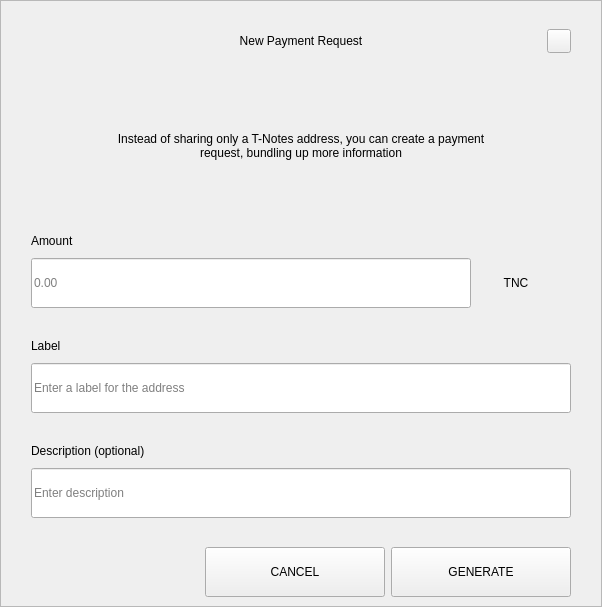
<?xml version="1.0" encoding="UTF-8"?>
<ui version="4.0">
 <class>RequestDialog</class>
 <widget class="QDialog" name="RequestDialog">
  <property name="geometry">
   <rect>
    <x>0</x>
    <y>0</y>
    <width>602</width>
    <height>607</height>
   </rect>
  </property>
  <property name="windowTitle">
   <string>Dialog</string>
  </property>
  <layout class="QVBoxLayout" name="verticalLayout_5">
   <property name="spacing">
    <number>0</number>
   </property>
   <property name="leftMargin">
    <number>0</number>
   </property>
   <property name="topMargin">
    <number>0</number>
   </property>
   <property name="rightMargin">
    <number>0</number>
   </property>
   <property name="bottomMargin">
    <number>0</number>
   </property>
   <item>
    <widget class="QFrame" name="frame">
     <property name="styleSheet">
      <string notr="true"/>
     </property>
     <property name="frameShape">
      <enum>QFrame::StyledPanel</enum>
     </property>
     <property name="frameShadow">
      <enum>QFrame::Raised</enum>
     </property>
     <layout class="QVBoxLayout" name="verticalLayout_4" stretch="1,0,0">
      <property name="spacing">
       <number>0</number>
      </property>
      <property name="leftMargin">
       <number>30</number>
      </property>
      <property name="topMargin">
       <number>20</number>
      </property>
      <property name="rightMargin">
       <number>30</number>
      </property>
      <property name="bottomMargin">
       <number>0</number>
      </property>
      <item>
       <layout class="QHBoxLayout" name="horizontalLayout_3">
        <property name="spacing">
         <number>0</number>
        </property>
        <item>
         <spacer name="horizontalSpacer_21">
          <property name="orientation">
           <enum>Qt::Horizontal</enum>
          </property>
          <property name="sizeHint" stdset="0">
           <size>
            <width>40</width>
            <height>20</height>
           </size>
          </property>
         </spacer>
        </item>
        <item>
         <widget class="QLabel" name="labelTitle">
          <property name="minimumSize">
           <size>
            <width>0</width>
            <height>40</height>
           </size>
          </property>
          <property name="maximumSize">
           <size>
            <width>16777215</width>
            <height>40</height>
           </size>
          </property>
          <property name="styleSheet">
           <string notr="true">padding-left:24px;</string>
          </property>
          <property name="text">
           <string>New Payment Request</string>
          </property>
          <property name="alignment">
           <set>Qt::AlignCenter</set>
          </property>
          <property name="margin">
           <number>7</number>
          </property>
         </widget>
        </item>
        <item>
         <spacer name="horizontalSpacer">
          <property name="orientation">
           <enum>Qt::Horizontal</enum>
          </property>
          <property name="sizeHint" stdset="0">
           <size>
            <width>40</width>
            <height>20</height>
           </size>
          </property>
         </spacer>
        </item>
        <item>
         <widget class="QPushButton" name="btnEsc">
          <property name="minimumSize">
           <size>
            <width>24</width>
            <height>24</height>
           </size>
          </property>
          <property name="maximumSize">
           <size>
            <width>24</width>
            <height>24</height>
           </size>
          </property>
          <property name="focusPolicy">
           <enum>Qt::NoFocus</enum>
          </property>
          <property name="text">
           <string/>
          </property>
         </widget>
        </item>
       </layout>
      </item>
      <item>
       <widget class="QStackedWidget" name="stack">
        <property name="minimumSize">
         <size>
          <width>540</width>
          <height>0</height>
         </size>
        </property>
        <property name="maximumSize">
         <size>
          <width>540</width>
          <height>16777215</height>
         </size>
        </property>
        <property name="currentIndex">
         <number>0</number>
        </property>
        <widget class="QWidget" name="page_1">
         <property name="minimumSize">
          <size>
           <width>540</width>
           <height>0</height>
          </size>
         </property>
         <property name="maximumSize">
          <size>
           <width>540</width>
           <height>16777215</height>
          </size>
         </property>
         <layout class="QVBoxLayout" name="layout1">
          <property name="spacing">
           <number>0</number>
          </property>
          <property name="leftMargin">
           <number>0</number>
          </property>
          <property name="topMargin">
           <number>0</number>
          </property>
          <property name="rightMargin">
           <number>0</number>
          </property>
          <property name="bottomMargin">
           <number>0</number>
          </property>
          <item>
           <spacer name="verticalSpacer_21">
            <property name="orientation">
             <enum>Qt::Vertical</enum>
            </property>
            <property name="sizeType">
             <enum>QSizePolicy::Fixed</enum>
            </property>
            <property name="sizeHint" stdset="0">
             <size>
              <width>20</width>
              <height>30</height>
             </size>
            </property>
           </spacer>
          </item>
          <item alignment="Qt::AlignHCenter">
           <widget class="QLabel" name="labelMessage">
            <property name="minimumSize">
             <size>
              <width>400</width>
              <height>50</height>
             </size>
            </property>
            <property name="text">
             <string>Instead of sharing only a T-Notes address, you can create a payment request, bundling up more information</string>
            </property>
            <property name="alignment">
             <set>Qt::AlignCenter</set>
            </property>
            <property name="wordWrap">
             <bool>true</bool>
            </property>
           </widget>
          </item>
          <item alignment="Qt::AlignBottom">
           <widget class="QWidget" name="containerAmount" native="true">
            <layout class="QVBoxLayout" name="verticalLayout">
             <property name="spacing">
              <number>9</number>
             </property>
             <property name="leftMargin">
              <number>0</number>
             </property>
             <property name="topMargin">
              <number>0</number>
             </property>
             <property name="rightMargin">
              <number>0</number>
             </property>
             <property name="bottomMargin">
              <number>0</number>
             </property>
             <item>
              <widget class="QLabel" name="labelSubtitleAmount">
               <property name="minimumSize">
                <size>
                 <width>350</width>
                 <height>16</height>
                </size>
               </property>
               <property name="maximumSize">
                <size>
                 <width>16777215</width>
                 <height>16</height>
                </size>
               </property>
               <property name="text">
                <string>Amount</string>
               </property>
              </widget>
             </item>
             <item alignment="Qt::AlignTop">
              <widget class="QWidget" name="layoutAmount" native="true">
               <layout class="QHBoxLayout" name="horizontalLayout" stretch="2,0">
                <property name="spacing">
                 <number>0</number>
                </property>
                <property name="leftMargin">
                 <number>0</number>
                </property>
                <property name="topMargin">
                 <number>0</number>
                </property>
                <property name="rightMargin">
                 <number>0</number>
                </property>
                <property name="bottomMargin">
                 <number>0</number>
                </property>
                <item>
                 <widget class="QLineEdit" name="lineEditAmount">
                  <property name="minimumSize">
                   <size>
                    <width>0</width>
                    <height>50</height>
                   </size>
                  </property>
                  <property name="maximumSize">
                   <size>
                    <width>16777215</width>
                    <height>50</height>
                   </size>
                  </property>
                  <property name="placeholderText">
                   <string notr="true">0.00</string>
                  </property>
                 </widget>
                </item>
                <item>
                 <widget class="QWidget" name="comboContainer" native="true">
                  <property name="minimumSize">
                   <size>
                    <width>100</width>
                    <height>50</height>
                   </size>
                  </property>
                  <property name="maximumSize">
                   <size>
                    <width>16777215</width>
                    <height>50</height>
                   </size>
                  </property>
                  <layout class="QHBoxLayout" name="horizontalLayout_31">
                   <property name="spacing">
                    <number>0</number>
                   </property>
                   <property name="leftMargin">
                    <number>0</number>
                   </property>
                   <property name="topMargin">
                    <number>0</number>
                   </property>
                   <property name="rightMargin">
                    <number>10</number>
                   </property>
                   <property name="bottomMargin">
                    <number>0</number>
                   </property>
                   <item>
                    <widget class="QLabel" name="comboBoxCoin">
                     <property name="text">
                      <string>TNC</string>
                     </property>
                     <property name="alignment">
                      <set>Qt::AlignCenter</set>
                     </property>
                    </widget>
                   </item>
                  </layout>
                 </widget>
                </item>
               </layout>
              </widget>
             </item>
            </layout>
           </widget>
          </item>
          <item>
           <spacer name="verticalSpacer_31">
            <property name="orientation">
             <enum>Qt::Vertical</enum>
            </property>
            <property name="sizeType">
             <enum>QSizePolicy::Fixed</enum>
            </property>
            <property name="sizeHint" stdset="0">
             <size>
              <width>20</width>
              <height>30</height>
             </size>
            </property>
           </spacer>
          </item>
          <item>
           <layout class="QVBoxLayout" name="verticalLayoutLabel">
            <property name="spacing">
             <number>9</number>
            </property>
            <item>
             <widget class="QLabel" name="labelSubtitleLabel">
              <property name="minimumSize">
               <size>
                <width>0</width>
                <height>16</height>
               </size>
              </property>
              <property name="maximumSize">
               <size>
                <width>16777215</width>
                <height>16</height>
               </size>
              </property>
              <property name="text">
               <string>Label</string>
              </property>
             </widget>
            </item>
            <item>
             <widget class="QLineEdit" name="lineEditLabel">
              <property name="minimumSize">
               <size>
                <width>0</width>
                <height>50</height>
               </size>
              </property>
              <property name="maximumSize">
               <size>
                <width>16777215</width>
                <height>50</height>
               </size>
              </property>
              <property name="placeholderText">
               <string>Enter a label for the address</string>
              </property>
             </widget>
            </item>
           </layout>
          </item>
          <item>
           <spacer name="verticalSpacer_34">
            <property name="orientation">
             <enum>Qt::Vertical</enum>
            </property>
            <property name="sizeType">
             <enum>QSizePolicy::Fixed</enum>
            </property>
            <property name="sizeHint" stdset="0">
             <size>
              <width>20</width>
              <height>30</height>
             </size>
            </property>
           </spacer>
          </item>
          <item>
           <layout class="QVBoxLayout" name="verticalLayoutDescription">
            <property name="spacing">
             <number>9</number>
            </property>
            <item>
             <widget class="QLabel" name="labelSubtitleDescription">
              <property name="minimumSize">
               <size>
                <width>0</width>
                <height>16</height>
               </size>
              </property>
              <property name="maximumSize">
               <size>
                <width>16777215</width>
                <height>16</height>
               </size>
              </property>
              <property name="text">
               <string>Description (optional)</string>
              </property>
             </widget>
            </item>
            <item>
             <widget class="QLineEdit" name="lineEditDescription">
              <property name="minimumSize">
               <size>
                <width>0</width>
                <height>50</height>
               </size>
              </property>
              <property name="maximumSize">
               <size>
                <width>16777215</width>
                <height>50</height>
               </size>
              </property>
              <property name="placeholderText">
               <string>Enter description</string>
              </property>
             </widget>
            </item>
            <item>
             <spacer name="verticalSpacer_4">
              <property name="orientation">
               <enum>Qt::Vertical</enum>
              </property>
              <property name="sizeType">
               <enum>QSizePolicy::Fixed</enum>
              </property>
              <property name="sizeHint" stdset="0">
               <size>
                <width>20</width>
                <height>20</height>
               </size>
              </property>
             </spacer>
            </item>
           </layout>
          </item>
         </layout>
        </widget>
        <widget class="QWidget" name="page_2">
         <layout class="QVBoxLayout" name="layout2">
          <item>
           <spacer name="verticalSpacer_5">
            <property name="orientation">
             <enum>Qt::Vertical</enum>
            </property>
            <property name="sizeType">
             <enum>QSizePolicy::Fixed</enum>
            </property>
            <property name="sizeHint" stdset="0">
             <size>
              <width>20</width>
              <height>50</height>
             </size>
            </property>
           </spacer>
          </item>
          <item alignment="Qt::AlignHCenter">
           <widget class="QLabel" name="labelQrImg">
            <property name="minimumSize">
             <size>
              <width>260</width>
              <height>260</height>
             </size>
            </property>
            <property name="maximumSize">
             <size>
              <width>260</width>
              <height>260</height>
             </size>
            </property>
            <property name="text">
             <string/>
            </property>
            <property name="alignment">
             <set>Qt::AlignCenter</set>
            </property>
           </widget>
          </item>
          <item>
           <spacer name="verticalSpacer_2">
            <property name="orientation">
             <enum>Qt::Vertical</enum>
            </property>
            <property name="sizeType">
             <enum>QSizePolicy::Fixed</enum>
            </property>
            <property name="sizeHint" stdset="0">
             <size>
              <width>20</width>
              <height>30</height>
             </size>
            </property>
           </spacer>
          </item>
          <item alignment="Qt::AlignHCenter">
           <widget class="QLabel" name="labelAddress">
            <property name="text">
             <string>TaFpABdcahyP2RNVzoZzyGHbGjcgbVC4RV </string>
            </property>
           </widget>
          </item>
          <item>
           <spacer name="verticalSpacer_32">
            <property name="orientation">
             <enum>Qt::Vertical</enum>
            </property>
            <property name="sizeType">
             <enum>QSizePolicy::Expanding</enum>
            </property>
            <property name="sizeHint" stdset="0">
             <size>
              <width>20</width>
              <height>20</height>
             </size>
            </property>
           </spacer>
          </item>
          <item>
           <layout class="QHBoxLayout" name="horizontal">
            <property name="leftMargin">
             <number>20</number>
            </property>
            <property name="rightMargin">
             <number>20</number>
            </property>
            <property name="bottomMargin">
             <number>20</number>
            </property>
            <item>
             <spacer name="horizontalSpacer_4">
              <property name="orientation">
               <enum>Qt::Horizontal</enum>
              </property>
              <property name="sizeHint" stdset="0">
               <size>
                <width>40</width>
                <height>20</height>
               </size>
              </property>
             </spacer>
            </item>
            <item>
             <widget class="QPushButton" name="btnCopyAddress">
              <property name="minimumSize">
               <size>
                <width>180</width>
                <height>50</height>
               </size>
              </property>
              <property name="text">
               <string>COPY ADDRESS</string>
              </property>
             </widget>
            </item>
            <item>
             <widget class="QPushButton" name="btnCopyUrl">
              <property name="minimumSize">
               <size>
                <width>180</width>
                <height>50</height>
               </size>
              </property>
              <property name="text">
               <string>COPY URL</string>
              </property>
             </widget>
            </item>
            <item>
             <spacer name="horizontalSpacer_2">
              <property name="orientation">
               <enum>Qt::Horizontal</enum>
              </property>
              <property name="sizeHint" stdset="0">
               <size>
                <width>40</width>
                <height>20</height>
               </size>
              </property>
             </spacer>
            </item>
           </layout>
          </item>
         </layout>
        </widget>
       </widget>
      </item>
      <item>
       <widget class="QWidget" name="buttonsStack" native="true">
        <layout class="QHBoxLayout" name="horizontalLayout_5">
         <property name="leftMargin">
          <number>20</number>
         </property>
         <property name="rightMargin">
          <number>0</number>
         </property>
         <item>
          <spacer name="horizontalSpacer_41">
           <property name="orientation">
            <enum>Qt::Horizontal</enum>
           </property>
           <property name="sizeHint" stdset="0">
            <size>
             <width>40</width>
             <height>20</height>
            </size>
           </property>
          </spacer>
         </item>
         <item>
          <widget class="QPushButton" name="btnCancel">
           <property name="minimumSize">
            <size>
             <width>180</width>
             <height>50</height>
            </size>
           </property>
           <property name="focusPolicy">
            <enum>Qt::NoFocus</enum>
           </property>
           <property name="text">
            <string>CANCEL</string>
           </property>
          </widget>
         </item>
         <item>
          <widget class="QPushButton" name="btnSave">
           <property name="minimumSize">
            <size>
             <width>180</width>
             <height>50</height>
            </size>
           </property>
           <property name="focusPolicy">
            <enum>Qt::NoFocus</enum>
           </property>
           <property name="text">
            <string>GENERATE</string>
           </property>
          </widget>
         </item>
        </layout>
       </widget>
      </item>
     </layout>
    </widget>
   </item>
  </layout>
 </widget>
 <resources/>
 <connections/>
</ui>
